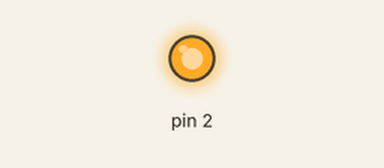
A sketch run on a simulated Arduino Uno, built with avr-gcc and run on an emulated ATmega328P. Parts: output pins drawn as LEDs (lit = HIGH).

Above: at 0.1 s.
Timing chart, 0 to 1.6 s (numbered marks = the images above):
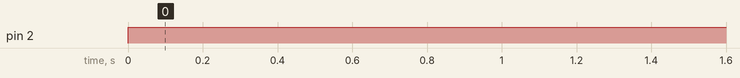

The sketch:

prenderLed.ino
```cpp
/*
Author: Rodrigo Quezada L.
Descripcion: codigo para encender un led en arduino
*/
// puerto del led que vamos a ocupar
const int led1 = 2;

void setup()
{
	// especificacion de salida
    pinMode(2, OUTPUT);
}

void loop()
{
	digitalWrite(2, HIGH);
}
```

Measured:
- by itself, pin 2: LOW → HIGH at 0.00 s
